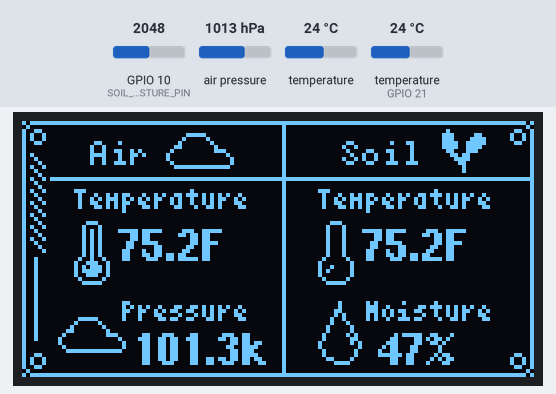
The sketch below on a simulated ESP32-S3. Parts: 128×64 one-colour display. Inputs (shaded band) come from the test bench; at power-on: air pressure 1013 hPa, temperature (sensor on GPIO 21) 24 °C, GPIO 10 (SOIL_MOISTURE_PIN) = 2048, temperature 24 °C. WiFi joins after 1.5 s; servers stay silent unless stated; what the sketch prints to the serial monitor is not drawn.

Above: at 5.2 s.
5.3 s: air pressure set to 952 hPa
At 7.5 s:
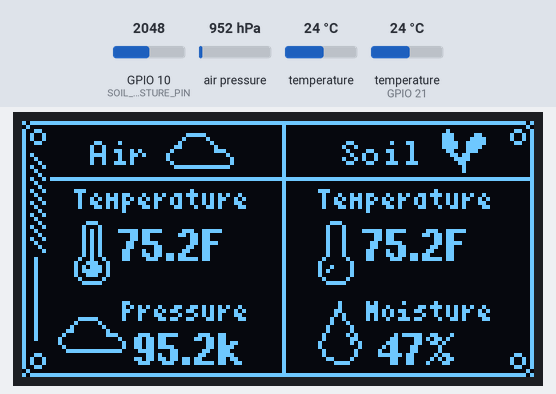
8.3 s: temperature (sensor on GPIO 21) set to 12 °C
At 9.6 s:
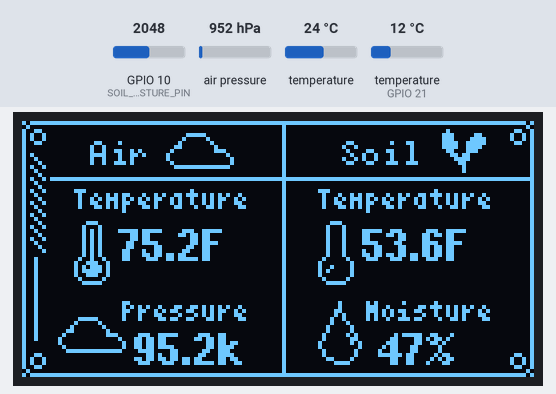
10.5 s: GPIO 10 (SOIL_MOISTURE_PIN) set to 2866
At 11.7 s:
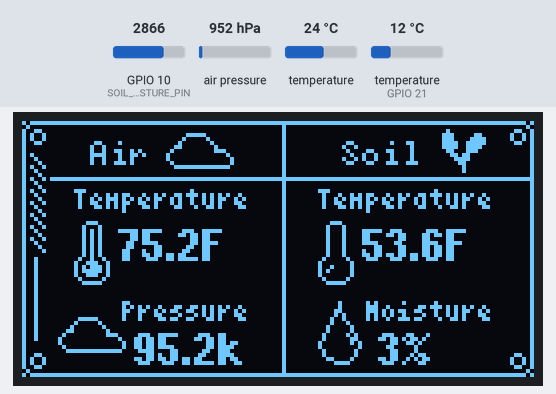
12.7 s: temperature (sensor 0) set to 12 °C
At 15.9 s:
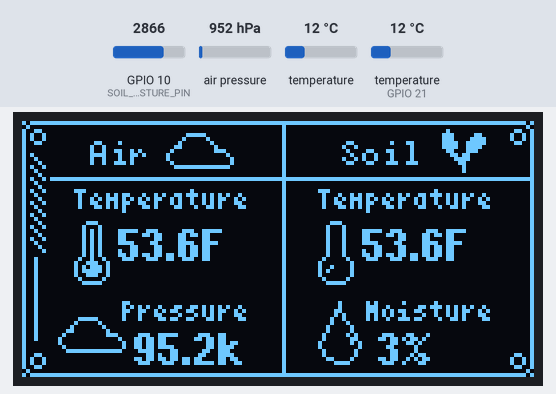
17.0 s: temperature (sensor on GPIO 21) set to 19 °C
At 18.0 s:
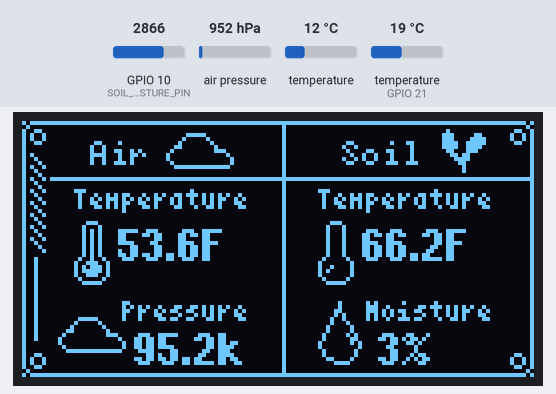
19.2 s: GPIO 10 (SOIL_MOISTURE_PIN) set to 3972
Timing chart, 0 to 22.2 s (numbered marks = the images above; inputs shaded):
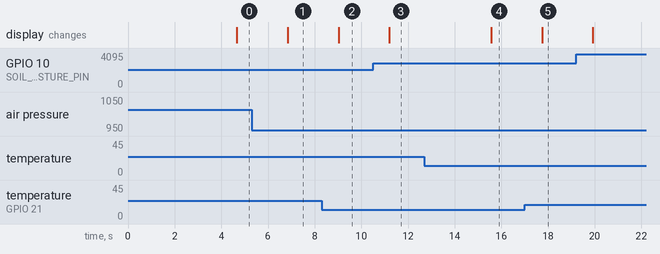

Measured:
- after the input at 5.3 s, the display: changes after 1.5 s (image 1)
- after the input at 8.3 s, the display: changes after 0.72 s (image 2)
- after the input at 10.5 s, the display: changes after 0.70 s (image 3)
- after the input at 12.7 s, the display: changes after 2.9 s (image 4)
- after the input at 17.0 s, the display: changes after 0.74 s (image 5)

The sketch:

PlanterFinal.ino
```cpp
/*  Planter Monitor with IoT
 *  Modular structure for easy maintenance
 *
 *  Hardware:
 *  - ESP32-S3
 *  - SSD1309 128x64 OLED (SPI)
 *  - BMP280 (I2C)
 *  - DS18B20 (One-Wire)
 *  - Capacitive Soil Moisture Sensor (Analog)
 *
 *  Features:
 *  - Real-time display
 *  - Telegram alerts
 *  - On-demand status via Telegram
 */

#include "config.h"
#include "sensors.h"
#include "display.h"
#include "iot.h"

unsigned long lastDisplayUpdate = 0;

void setup() {
  Serial.begin(115200);
  Serial.println("🌱 Planter Monitor Starting...");

  // Initialize all subsystems
  initSensors();
  initDisplay();
  initIoT();

  Serial.println("✅ All systems initialized!");
}

void loop() {
  unsigned long currentTime = millis();

  // Read sensors
  SensorData data = readSensors();

  // Update display at regular intervals
  if (currentTime - lastDisplayUpdate >= DISPLAY_UPDATE_MS) {
    updateDisplay(data);
    lastDisplayUpdate = currentTime;
  }

  // Check for alerts
  checkAndSendAlerts(data);

  // Handle Telegram commands
  handleTelegramMessages(data);

  // Small delay to prevent watchdog issues
  delay(10);
}
```

display.cpp
```cpp
#include "display.h"
#include "config.h"
#include <Arduino.h>
#include <U8g2lib.h>

U8G2_SSD1309_128X64_NONAME0_F_4W_SW_SPI u8g2(U8G2_R0, OLED_CLK, OLED_MOSI, OLED_CS, OLED_DC, OLED_RESET);

void initDisplay() {
    u8g2.begin();
    u8g2.clearBuffer();
    u8g2.setFont(u8g2_font_6x13_tr);
    u8g2.drawStr(0, 10, "Smart Planter");
    u8g2.drawStr(0, 30, "Initializing...");
    u8g2.sendBuffer();
    delay(2000);
}

void updateDisplay(SensorData data) {
    drawstuff(data.airTemp, data.pressure, data.soilTemp, data.moisture);
}

static const unsigned char image_cloud_bits[] U8X8_PROGMEM = {0x00,0x00,0x00,0xe0,0x03,0x00,0x10,0x04,0x00,0x08,0x08,0x00,0x0c,0x10,0x00,0x02,0x70,0x00,0x01,0x80,0x00,0x01,0x00,0x01,0x02,0x00,0x01,0xfc,0xff,0x00,0x00,0x00,0x00,0x00,0x00,0x00,0x00,0x00,0x00,0x00,0x00,0x00,0x00,0x00,0x00,0x00,0x00,0x00};
static const unsigned char image_Layer_19_bits[] U8X8_PROGMEM = {0x02,0x00,0x07,0x03,0x87,0x07,0xcf,0x07,0xcf,0x03,0xc6,0x01,0x6c,0x00,0x78,0x00,0x30,0x00,0x20,0x00,0x20,0x00};
static const unsigned char image_Layer_28_bits[] U8X8_PROGMEM = {0x02,0x01};
static const unsigned char image_Layer_30_1_bits[] U8X8_PROGMEM = {0x06,0x09,0x09,0x06};
static const unsigned char image_Layer_30_bits[] U8X8_PROGMEM = {0x01};
static const unsigned char image_Layer_31_bits[] U8X8_PROGMEM = {};
static const unsigned char image_Layer_32_bits[] U8X8_PROGMEM = {0x20,0x10,0x06,0x09,0x09,0x06};
static const unsigned char image_Layer_33_bits[] U8X8_PROGMEM = {0x06,0x09,0x09,0x06,0x10,0x20};
static const unsigned char image_passport_left_bits[] U8X8_PROGMEM = {0x3c,0x02,0x19,0x25,0x25,0x19,0x01,0x01,0x05,0x09,0x11,0x25,0x09,0x11,0x25,0x09,0x11,0x25,0x09,0x11,0x25,0x09,0x11,0x25,0x09,0x11,0x25,0x09,0x10,0x24,0x08,0x10,0x20};
static const unsigned char image_weather_humidity_white_bits[] U8X8_PROGMEM = {0x20,0x00,0x20,0x00,0x30,0x00,0x50,0x00,0x48,0x00,0x88,0x00,0x04,0x01,0x04,0x01,0x82,0x02,0x02,0x03,0x01,0x05,0x01,0x04,0x02,0x02,0x02,0x02,0x0c,0x01,0xf0,0x00};
static const unsigned char image_weather_temperature_bits[] U8X8_PROGMEM = {0x38,0x00,0x44,0x00,0x54,0x00,0x54,0x00,0x54,0x00,0x54,0x00,0x54,0x00,0x54,0x00,0x54,0x00,0x92,0x00,0x39,0x01,0x75,0x01,0x7d,0x01,0x39,0x01,0x82,0x00,0x7c,0x00};
static const unsigned char image_weather_temperature_copy_bits[] U8X8_PROGMEM = {0x38,0x00,0x44,0x00,0x44,0x00,0x44,0x00,0x44,0x00,0x44,0x00,0x44,0x00,0x44,0x00,0x44,0x00,0x82,0x00,0x01,0x01,0x09,0x01,0x05,0x01,0x01,0x01,0x82,0x00,0x7c,0x00};

void drawstuff(float t, float p, float st, int m) {
    u8g2.clearBuffer();
    u8g2.setFontMode(1);
    u8g2.setBitmapMode(1);

    // Layer 2
    u8g2.drawLine(7, 14, 127, 14);

    // Layer 3
    u8g2.setFont(u8g2_font_5x8_tr);
    u8g2.drawStr(17, 11, "Air");

    // Layer 5
    u8g2.setFont(u8g2_font_helvB08_tr);
    char buffer[10];
    dtostrf(t, 4, 1, buffer);
    u8g2.drawUTF8(24, 35, (String(buffer) + "F").c_str());

    // Layer 6
    u8g2.setFont(u8g2_font_4x6_tr);
    u8g2.drawStr(13, 22, "Temperature");

    // Layer 7
    u8g2.drawStr(25, 50, "Pressure");

    // Layer 8
    u8g2.setFont(u8g2_font_helvB08_tr);
    dtostrf(p, 4, 1, buffer);
    u8g2.drawUTF8(28, 61, (String(buffer) + "k").c_str());

    // Layer 9
    u8g2.setFont(u8g2_font_4x6_tr);
    u8g2.drawStr(86, 50, "Moisture");


    // Layer 6 copy
    u8g2.setFont(u8g2_font_4x6_tr);
    u8g2.drawStr(74, 22, "Temperature");

    // weather_temperature
    u8g2.drawXBMP(13, 25, 9, 16, image_weather_temperature_bits);

    // Layer 3 copy
    u8g2.setFont(u8g2_font_5x8_tr);
    u8g2.drawStr(80, 11, "Soil");

    // Layer 8 copy
    u8g2.setFont(u8g2_font_helvB08_tr);
    u8g2.drawStr(89, 61, (String(m) + "%").c_str());

    // Layer 5 copy
    dtostrf(st, 4, 1, buffer);
    u8g2.drawUTF8(85, 35, (String(buffer) + "F").c_str());

    // Layer 16
    u8g2.drawLine(65, 64, 65, 1);

    // weather_humidity_white
    u8g2.drawXBMP(74, 45, 11, 16, image_weather_humidity_white_bits);

    // cloud
    u8g2.drawXBMP(36, 2, 17, 16, image_cloud_bits);

    // weather_temperature copy
    u8g2.drawXBMP(74, 25, 9, 16, image_weather_temperature_copy_bits);

    // Layer 19
    u8g2.drawXBMP(105, 2, 11, 11, image_Layer_19_bits);

    // cloud
    u8g2.drawXBMP(9, 48, 17, 16, image_cloud_bits);

    // passport_left
    u8g2.drawXBMP(0, 0, 6, 33, image_passport_left_bits);

    // Layer 20
    u8g2.drawLine(6, 0, 125, 0);

    // Layer 27
    u8g2.drawLine(127, 2, 127, 61);

    // Layer 27
    u8g2.drawLine(0, 28, 0, 61);

    // Layer 28
    u8g2.drawLine(110, 63, 125, 63);

    // Layer 28
    u8g2.drawXBMP(0, 62, 2, 2, image_Layer_28_bits);

    // Layer 29
    u8g2.drawLine(0, 0, 0, 0);

    // Layer 29
    u8g2.drawLine(2, 63, 109, 63);

    // Layer 30
    u8g2.drawXBMP(126, -1, 1, 1, image_Layer_30_bits);

    // Layer 30
    u8g2.drawXBMP(2, 58, 4, 4, image_Layer_30_1_bits);

    // Layer 31
    u8g2.drawXBMP(0, 0, 0, 0, image_Layer_31_bits);

    // Layer 31
    u8g2.drawLine(3, 34, 3, 54);

    // Layer 32
    u8g2.drawXBMP(0, 0, 0, 0, image_Layer_31_bits);

    // Layer 32
    u8g2.drawXBMP(122, 0, 6, 6, image_Layer_32_bits);

    // Layer 33
    u8g2.drawXBMP(122, 58, 6, 6, image_Layer_33_bits);

    u8g2.sendBuffer();
}
```

display.h
```cpp
#ifndef DISPLAY_H
#define DISPLAY_H

#include "sensors.h"

void drawstuff(float t, float p, float st, int m);
void initDisplay();
void updateDisplay(SensorData data);

#endif
```

iot.cpp
```cpp
#include "iot.h"
#include "config.h"
#include <Arduino.h>
#include <WiFi.h>
#include <WiFiClientSecure.h>
#include <UniversalTelegramBot.h>

WiFiClientSecure secured_client;
UniversalTelegramBot bot(BOT_TOKEN, secured_client);

// Alert tracking
unsigned long lastAlertTime[6] = {0}; // Track last alert time for each threshold
enum AlertType {
  AIR_TEMP_LOW = 0,
  AIR_TEMP_HIGH = 1,
  SOIL_TEMP_LOW = 2,
  SOIL_TEMP_HIGH = 3,
  MOISTURE_LOW = 4,
  MOISTURE_HIGH = 5
};

void initIoT() {
  Serial.println("Connecting to WiFi...");
  WiFi.mode(WIFI_STA);
  WiFi.begin(WIFI_SSID, WIFI_PASSWORD);

  int attempts = 0;
  while (WiFi.status() != WL_CONNECTED && attempts < 20) {
    delay(500);
    Serial.print(".");
    attempts++;
  }

  if (WiFi.status() == WL_CONNECTED) {
    Serial.println("\nWiFi connected!");
    Serial.print("IP: ");
    Serial.println(WiFi.localIP());

    // Don't verify SSL certificate (easier for Telegram)
    secured_client.setInsecure();

    // Send startup message
    bot.sendMessage(CHAT_ID, "🌱 Planter Monitor Online!", "");
  } else {
    Serial.println("\nWiFi connection failed!");
  }
}

bool isWiFiConnected() {
  return WiFi.status() == WL_CONNECTED;
}

void sendAlert(String message, AlertType type) {
  unsigned long currentTime = millis();

  // Check cooldown period
  if (currentTime - lastAlertTime[type] < ALERT_COOLDOWN_MS) {
    return; // Don't spam alerts
  }

  if (isWiFiConnected()) {
    bot.sendMessage(CHAT_ID, "⚠️ ALERT: " + message, "");
    lastAlertTime[type] = currentTime;
  }
}

void checkAndSendAlerts(SensorData data) {
  if (!isWiFiConnected()) return;

  // Check air temperature
  if (data.airTemp != -1) {
    if (data.airTemp < AIR_TEMP_MIN) {
      sendAlert("Air temperature LOW: " + String(data.airTemp, 1) + "°F", AIR_TEMP_LOW);
    } else if (data.airTemp > AIR_TEMP_MAX) {
      sendAlert("Air temperature HIGH: " + String(data.airTemp, 1) + "°F", AIR_TEMP_HIGH);
    }
  }

  // Check soil temperature
  if (data.soilTemp != -1) {
    if (data.soilTemp < SOIL_TEMP_MIN) {
      sendAlert("Soil temperature LOW: " + String(data.soilTemp, 1) + "°F", SOIL_TEMP_LOW);
    } else if (data.soilTemp > SOIL_TEMP_MAX) {
      sendAlert("Soil temperature HIGH: " + String(data.soilTemp, 1) + "°F", SOIL_TEMP_HIGH);
    }
  }

  // Check moisture
  if (data.moisture < MOISTURE_MIN) {
    sendAlert("Soil moisture LOW: " + String(data.moisture) + "% - Time to water!", MOISTURE_LOW);
  } else if (data.moisture > MOISTURE_MAX) {
    sendAlert("Soil moisture HIGH: " + String(data.moisture) + "% - May be overwatered!", MOISTURE_HIGH);
  }
}

void handleTelegramMessages(SensorData data) {
  if (!isWiFiConnected()) return;

  static unsigned long lastCheck = 0;
  unsigned long currentTime = millis();

  if (currentTime - lastCheck > TELEGRAM_CHECK_MS) {
    int numNewMessages = bot.getUpdates(bot.last_message_received + 1);

    while (numNewMessages) {
      for (int i = 0; i < numNewMessages; i++) {
        String chat_id = String(bot.messages[i].chat_id);
        String text = bot.messages[i].text;

        // Only respond to authorized chat ID
        if (chat_id != CHAT_ID) {
          continue;
        }

        if (text == "/start") {
          bot.sendMessage(chat_id, "🌱 Planter Monitor Bot\n\nCommands:\n/status - Current readings\n/help - Show commands", "");
        }
        else if (text == "/status") {
          bot.sendMessage(chat_id, "📊 Fetching current readings...", "");
          sendStatusUpdate(data);
        }
        else if (text == "/help") {
          String help = "🌱 Available Commands:\n\n";
          help += "/status - Get current sensor readings\n";
          help += "/help - Show this message\n\n";
          help += "Alert thresholds:\n";
          help += "Air Temp: " + String(AIR_TEMP_MIN, 0) + "-" + String(AIR_TEMP_MAX, 0) + "°F\n";
          help += "Soil Temp: " + String(SOIL_TEMP_MIN, 0) + "-" + String(SOIL_TEMP_MAX, 0) + "°F\n";
          help += "Moisture: " + String(MOISTURE_MIN) + "-" + String(MOISTURE_MAX) + "%";
          bot.sendMessage(chat_id, help, "");
        }
      }
      numNewMessages = bot.getUpdates(bot.last_message_received + 1);
    }

    lastCheck = currentTime;
  }
}

void sendStatusUpdate(SensorData data) {
  if (!isWiFiConnected()) return;

  String status = "📊 Current Readings:\n\n";

  status += "🌡️ Air Temp: ";
  if (data.airTemp != -1) {
    status += String(data.airTemp, 1) + "°F\n";
  } else {
    status += "N/A\n";
  }

  status += "⏲️ Pressure: ";
  if (data.pressure != -1) {
    status += String(data.pressure, 1) + " kPa\n";
  } else {
    status += "N/A\n";
  }

  status += "🌡️ Soil Temp: ";
  if (data.soilTemp != -1) {
    status += String(data.soilTemp, 1) + "°F\n";
  } else {
    status += "N/A\n";
  }

  status += "💧 Moisture: " + String(data.moisture) + "%";

  bot.sendMessage(CHAT_ID, status, "");
}
```

iot.h
```cpp
#ifndef IOT_H
#define IOT_H

#include "sensors.h"

void initIoT();
void checkAndSendAlerts(SensorData data);
void handleTelegramMessages(SensorData data);
void sendStatusUpdate(SensorData data);
bool isWiFiConnected();

#endif
```

sensors.cpp
```cpp
#include "sensors.h"
#include "config.h"
#include <Arduino.h>
#include <Wire.h>
#include <Adafruit_BMP280.h>
#include <OneWire.h>
#include <DallasTemperature.h>

Adafruit_BMP280 bmp;
OneWire oneWire(DS18B20_PIN);
DallasTemperature ds18b20(&oneWire);
bool bmpConnected = false;

void initSensors() {
  // Initialize I2C
  Wire.begin(I2C_SDA, I2C_SCL);

  // Initialize BMP280
  bmpConnected = bmp.begin(0x76);
  if (!bmpConnected) {
    bmpConnected = bmp.begin(0x77);
  }

  if (bmpConnected) {
    bmp.setSampling(Adafruit_BMP280::MODE_NORMAL,
                    Adafruit_BMP280::SAMPLING_X2,
                    Adafruit_BMP280::SAMPLING_X16,
                    Adafruit_BMP280::FILTER_X16,
                    Adafruit_BMP280::STANDBY_MS_500);
  }

  // Initialize DS18B20
  ds18b20.begin();

  // Initialize soil moisture sensor
  pinMode(SOIL_MOISTURE_PIN, INPUT);
}

SensorData readSensors() {
  SensorData data;

  // Read BMP280
  if (bmpConnected) {
    float tempC = bmp.readTemperature();
    data.airTemp = tempC * 9.0 / 5.0 + 32.0;  // Convert to Fahrenheit
    data.pressure = bmp.readPressure() / 1000.0F;  // Convert to kPa
  } else {
    data.airTemp = -1;
    data.pressure = -1;
  }

  // Read DS18B20
  ds18b20.requestTemperatures();
  float soilTempC = ds18b20.getTempCByIndex(0);
  if (soilTempC == DEVICE_DISCONNECTED_C || soilTempC == -127.0) {
    data.soilTemp = -1;
  } else {
    data.soilTemp = soilTempC * 9.0 / 5.0 + 32.0;  // Convert to Fahrenheit
  }

  // Read soil moisture
  int raw = analogRead(SOIL_MOISTURE_PIN);
  int moisture = map(raw, DRY_VALUE, WET_VALUE, 0, 100);
  moisture = constrain(moisture, 0, 100);

  data.moisture = moisture;
  return data;
}
```

sensors.h
```cpp
#ifndef SENSORS_H
#define SENSORS_H

struct SensorData {
  float airTemp;      // Air temperature in °F
  float pressure;     // Atmospheric pressure in kPa
  float soilTemp;     // Soil temperature in °F
  int moisture;       // Soil moisture percentage
};

void initSensors();
SensorData readSensors();

#endif
```

config.h
```cpp
#ifndef CONFIG_H
#define CONFIG_H
#include <stdint.h>

// ===== WiFi Configuration =====
inline const char* WIFI_SSID = "WIFI_SSID";
inline const char* WIFI_PASSWORD = "WIFI_PASSWORD";

// ===== Telegram Configuration =====
inline const char* BOT_TOKEN = "BOT_TOKEN";
inline const char* CHAT_ID = "CHAT_ID";

// ===== Pin Configuration =====
inline const uint8_t SOIL_MOISTURE_PIN = 10;
inline const uint8_t DS18B20_PIN = 21;
inline const uint8_t I2C_SDA = 38;
inline const uint8_t I2C_SCL = 36;
inline const uint8_t OLED_CLK = 26;
inline const uint8_t OLED_MOSI = 47;
inline const uint8_t OLED_CS = 34;
inline const uint8_t OLED_DC = 48;
inline const uint8_t OLED_RESET = 33;

// ===== Sensor Thresholds =====
inline const float AIR_TEMP_MIN = 60.0;   // °F
inline const float AIR_TEMP_MAX = 80.0;
inline const float SOIL_TEMP_MIN = 60.0;
inline const float SOIL_TEMP_MAX = 75.0;
inline const int MOISTURE_MIN = 20;       // %
inline const int MOISTURE_MAX = 60;
inline const float PRESSURE_MIN = 98.0;   // kPa
inline const float PRESSURE_MAX = 105.0;

// ===== Soil Moisture Calibration =====
inline const int DRY_VALUE = 2925;
inline const int WET_VALUE = 1079;

// ===== Alert Settings =====
inline const unsigned long ALERT_COOLDOWN_MS = 900000;  // 15 min between same alerts

// ===== Update Intervals =====
inline const unsigned long DISPLAY_UPDATE_MS = 2000;     // 2 seconds
inline const unsigned long CLOUD_LOG_MS = 60000;         // 1 minute
inline const unsigned long TELEGRAM_CHECK_MS = 1000;     // 1 second

#endif
```
